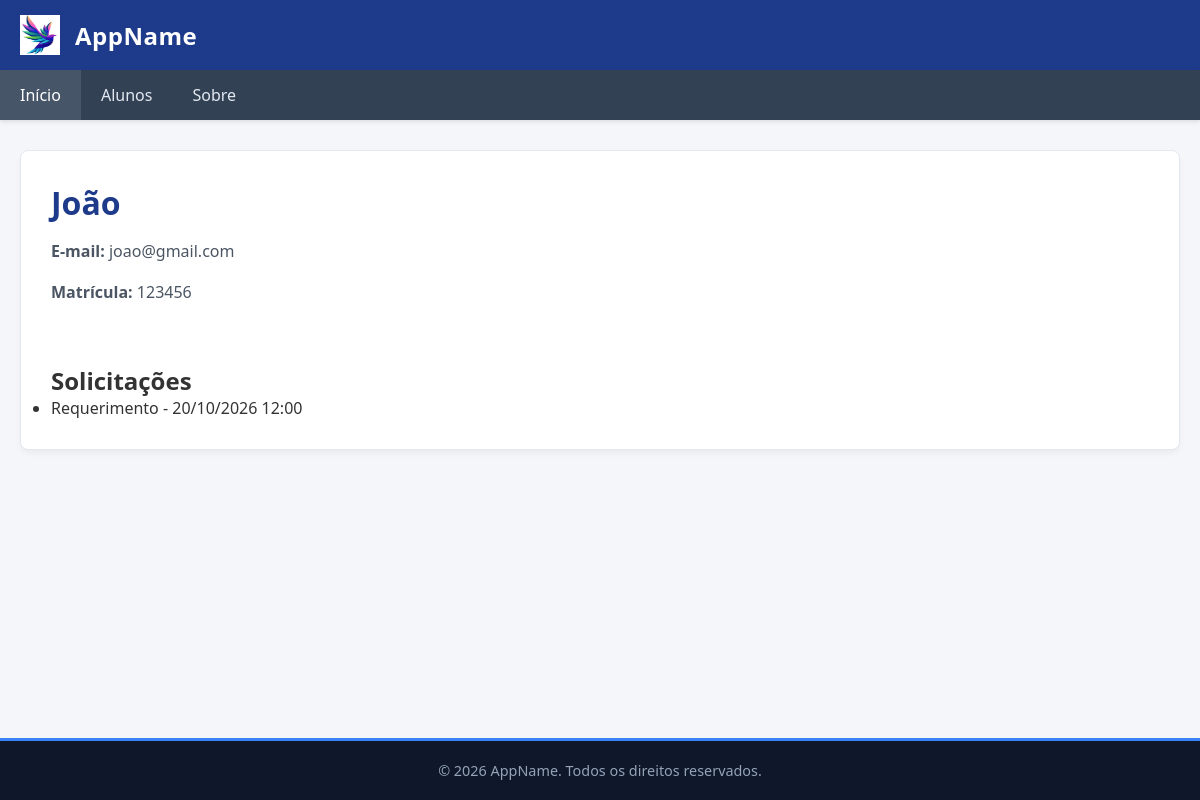
Screenshot of /alunos/detalhar_aluno/1 with the database file from the repository.
### alunos/models.py (models this page shows)
class Aluno(models.Model):
    nome = models.CharField(max_length=100, null=False)
    matricula = models.CharField(max_length=8, null=False, unique=True)
    email = models.CharField(max_length=255, null=True)
    class Meta:
        db_table = 'aluno'
        ordering = ['nome']

class Solicitacao(models.Model):
    titulo = models.CharField(max_length=100, null=False)
    descricao = models.TextField(max_length=8, null=False)
    data = models.DateTimeField(auto_now_add=True, null=False)
    aluno = models.ForeignKey(Aluno, on_delete=models.CASCADE, related_name='solicitacoes')
    class Meta:
        db_table = 'solicitacao'
        ordering = ['-data']

### alunos/views.py (the view)
# urls.py: path('detalhar_aluno/<int:id>', views.detalhar_aluno, name='detalhar_aluno'),
def detalhar_aluno(request, id):
        aluno = None
        try:
                aluno = Aluno.objects.get(pk=id)
        except:
                pass
        return render(request, 'alunos/detalhar_aluno.html', {'aluno': aluno})

### templates/alunos/detalhar_aluno.html
{% extends 'base.html' %}
{% block conteudo %}
    {% if aluno %}
        <h1>{{ aluno.nome }}</h1>
        <p><strong>E-mail: </strong>{{ aluno.email }}</p>
        <p><strong>Matrícula: </strong>{{ aluno.matricula }}</p>
        <br><br>
        {% if aluno.solicitacoes.all %}
            <h2>Solicitações</h2>
            <ul>
                {% for s in aluno.solicitacoes.all %}
                    <li>{{ s.titulo }} - {{ s.data|date:"d/m/Y H:i" }}</li>
                {% endfor %}
            </ul>
        {% endif %}
    {% else %}
        <h1>Aluno não existe.</h1>
    {% endif %}
{% endblock %}

### templates/base.html (style rules this page uses)
* { margin: 0; padding: 0; box-sizing: border-box; font-family: 'Segoe UI', Tahoma, Geneva, Verdana, sans-serif; }
body { display: flex; flex-direction: column; min-height: 100vh; background-color: #f4f6f9; color: #333333; }
.content-card h1 { color: #1e3a8a; margin-bottom: 15px; font-size: 2rem; }
.content-card p { line-height: 1.6; color: #4b5563; margin-bottom: 15px; }

### rows the page displays
Aluno: nome "João", email "joao@gmail.com", matricula "123456"
Solicitacao: titulo "Requerimento", data "20/10/2026 12:00"
